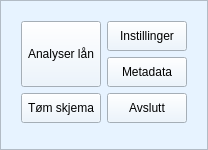
             <widget class="QFrame" name="frame_buttons_and_logo">
              <property name="sizePolicy">
               <sizepolicy hsizetype="Fixed" vsizetype="Preferred">
                <horstretch>0</horstretch>
                <verstretch>0</verstretch>
               </sizepolicy>
              </property>
              <property name="maximumSize">
               <size>
                <width>762</width>
                <height>16777215</height>
               </size>
              </property>
              <property name="palette">
               <palette>
                <active>
                 <colorrole role="WindowText">
                  <brush brushstyle="SolidPattern">
                   <color alpha="255">
                    <red>0</red>
                    <green>0</green>
                    <blue>0</blue>
                   </color>
                  </brush>
                 </colorrole>
                 <colorrole role="Button">
                  <brush brushstyle="SolidPattern">
                   <color alpha="255">
                    <red>231</red>
                    <green>243</green>
                    <blue>255</blue>
                   </color>
                  </brush>
                 </colorrole>
                 <colorrole role="Light">
                  <brush brushstyle="SolidPattern">
                   <color alpha="255">
                    <red>255</red>
                    <green>255</green>
                    <blue>255</blue>
                   </color>
                  </brush>
                 </colorrole>
                 <colorrole role="Midlight">
                  <brush brushstyle="SolidPattern">
                   <color alpha="255">
                    <red>243</red>
                    <green>249</green>
                    <blue>255</blue>
                   </color>
                  </brush>
                 </colorrole>
                 <colorrole role="Dark">
                  <brush brushstyle="SolidPattern">
                   <color alpha="255">
                    <red>115</red>
                    <green>121</green>
                    <blue>127</blue>
                   </color>
                  </brush>
                 </colorrole>
                 <colorrole role="Mid">
                  <brush brushstyle="SolidPattern">
                   <color alpha="255">
                    <red>154</red>
                    <green>162</green>
                    <blue>170</blue>
                   </color>
                  </brush>
                 </colorrole>
                 <colorrole role="Text">
                  <brush brushstyle="SolidPattern">
                   <color alpha="255">
                    <red>0</red>
                    <green>0</green>
                    <blue>0</blue>
                   </color>
                  </brush>
                 </colorrole>
                 <colorrole role="BrightText">
                  <brush brushstyle="SolidPattern">
                   <color alpha="255">
                    <red>255</red>
                    <green>255</green>
                    <blue>255</blue>
                   </color>
                  </brush>
                 </colorrole>
                 <colorrole role="ButtonText">
                  <brush brushstyle="SolidPattern">
                   <color alpha="255">
                    <red>0</red>
                    <green>0</green>
                    <blue>0</blue>
                   </color>
                  </brush>
                 </colorrole>
                 <colorrole role="Base">
                  <brush brushstyle="SolidPattern">
                   <color alpha="255">
                    <red>255</red>
                    <green>255</green>
                    <blue>255</blue>
                   </color>
                  </brush>
                 </colorrole>
                 <colorrole role="Window">
                  <brush brushstyle="SolidPattern">
                   <color alpha="255">
                    <red>231</red>
                    <green>243</green>
                    <blue>255</blue>
                   </color>
                  </brush>
                 </colorrole>
                 <colorrole role="Shadow">
                  <brush brushstyle="SolidPattern">
                   <color alpha="255">
                    <red>0</red>
                    <green>0</green>
                    <blue>0</blue>
                   </color>
                  </brush>
                 </colorrole>
                 <colorrole role="AlternateBase">
                  <brush brushstyle="SolidPattern">
                   <color alpha="255">
                    <red>243</red>
                    <green>249</green>
                    <blue>255</blue>
                   </color>
                  </brush>
                 </colorrole>
                 <colorrole role="ToolTipBase">
                  <brush brushstyle="SolidPattern">
                   <color alpha="255">
                    <red>255</red>
                    <green>255</green>
                    <blue>220</blue>
                   </color>
                  </brush>
                 </colorrole>
                 <colorrole role="ToolTipText">
                  <brush brushstyle="SolidPattern">
                   <color alpha="255">
                    <red>0</red>
                    <green>0</green>
                    <blue>0</blue>
                   </color>
                  </brush>
                 </colorrole>
                </active>
                <inactive>
                 <colorrole role="WindowText">
                  <brush brushstyle="SolidPattern">
                   <color alpha="255">
                    <red>0</red>
                    <green>0</green>
                    <blue>0</blue>
                   </color>
                  </brush>
                 </colorrole>
                 <colorrole role="Button">
                  <brush brushstyle="SolidPattern">
                   <color alpha="255">
                    <red>231</red>
                    <green>243</green>
                    <blue>255</blue>
                   </color>
                  </brush>
                 </colorrole>
                 <colorrole role="Light">
                  <brush brushstyle="SolidPattern">
                   <color alpha="255">
                    <red>255</red>
                    <green>255</green>
                    <blue>255</blue>
                   </color>
                  </brush>
                 </colorrole>
                 <colorrole role="Midlight">
                  <brush brushstyle="SolidPattern">
                   <color alpha="255">
                    <red>243</red>
                    <green>249</green>
                    <blue>255</blue>
                   </color>
                  </brush>
                 </colorrole>
                 <colorrole role="Dark">
                  <brush brushstyle="SolidPattern">
                   <color alpha="255">
                    <red>115</red>
                    <green>121</green>
                    <blue>127</blue>
                   </color>
                  </brush>
                 </colorrole>
                 <colorrole role="Mid">
                  <brush brushstyle="SolidPattern">
                   <color alpha="255">
                    <red>154</red>
                    <green>162</green>
                    <blue>170</blue>
                   </color>
                  </brush>
                 </colorrole>
                 <colorrole role="Text">
                  <brush brushstyle="SolidPattern">
                   <color alpha="255">
                    <red>0</red>
                    <green>0</green>
                    <blue>0</blue>
                   </color>
                  </brush>
                 </colorrole>
                 <colorrole role="BrightText">
                  <brush brushstyle="SolidPattern">
                   <color alpha="255">
                    <red>255</red>
                    <green>255</green>
                    <blue>255</blue>
                   </color>
                  </brush>
                 </colorrole>
                 <colorrole role="ButtonText">
                  <brush brushstyle="SolidPattern">
                   <color alpha="255">
                    <red>0</red>
                    <green>0</green>
                    <blue>0</blue>
                   </color>
                  </brush>
                 </colorrole>
                 <colorrole role="Base">
                  <brush brushstyle="SolidPattern">
                   <color alpha="255">
                    <red>255</red>
                    <green>255</green>
                    <blue>255</blue>
                   </color>
                  </brush>
                 </colorrole>
                 <colorrole role="Window">
                  <brush brushstyle="SolidPattern">
                   <color alpha="255">
                    <red>231</red>
                    <green>243</green>
                    <blue>255</blue>
                   </color>
                  </brush>
                 </colorrole>
                 <colorrole role="Shadow">
                  <brush brushstyle="SolidPattern">
                   <color alpha="255">
                    <red>0</red>
                    <green>0</green>
                    <blue>0</blue>
                   </color>
                  </brush>
                 </colorrole>
                 <colorrole role="AlternateBase">
                  <brush brushstyle="SolidPattern">
                   <color alpha="255">
                    <red>243</red>
                    <green>249</green>
                    <blue>255</blue>
                   </color>
                  </brush>
                 </colorrole>
                 <colorrole role="ToolTipBase">
                  <brush brushstyle="SolidPattern">
                   <color alpha="255">
                    <red>255</red>
                    <green>255</green>
                    <blue>220</blue>
                   </color>
                  </brush>
                 </colorrole>
                 <colorrole role="ToolTipText">
                  <brush brushstyle="SolidPattern">
                   <color alpha="255">
                    <red>0</red>
                    <green>0</green>
                    <blue>0</blue>
                   </color>
                  </brush>
                 </colorrole>
                </inactive>
                <disabled>
                 <colorrole role="WindowText">
                  <brush brushstyle="SolidPattern">
                   <color alpha="255">
                    <red>115</red>
                    <green>121</green>
                    <blue>127</blue>
                   </color>
                  </brush>
                 </colorrole>
                 <colorrole role="Button">
                  <brush brushstyle="SolidPattern">
                   <color alpha="255">
                    <red>231</red>
                    <green>243</green>
                    <blue>255</blue>
                   </color>
                  </brush>
                 </colorrole>
                 <colorrole role="Light">
                  <brush brushstyle="SolidPattern">
                   <color alpha="255">
                    <red>255</red>
                    <green>255</green>
                    <blue>255</blue>
                   </color>
                  </brush>
                 </colorrole>
                 <colorrole role="Midlight">
                  <brush brushstyle="SolidPattern">
                   <color alpha="255">
                    <red>243</red>
                    <green>249</green>
                    <blue>255</blue>
                   </color>
                  </brush>
                 </colorrole>
                 <colorrole role="Dark">
                  <brush brushstyle="SolidPattern">
                   <color alpha="255">
                    <red>115</red>
                    <green>121</green>
                    <blue>127</blue>
                   </color>
                  </brush>
                 </colorrole>
                 <colorrole role="Mid">
                  <brush brushstyle="SolidPattern">
                   <color alpha="255">
                    <red>154</red>
                    <green>162</green>
                    <blue>170</blue>
                   </color>
                  </brush>
                 </colorrole>
                 <colorrole role="Text">
                  <brush brushstyle="SolidPattern">
                   <color alpha="255">
                    <red>115</red>
                    <green>121</green>
                    <blue>127</blue>
                   </color>
                  </brush>
                 </colorrole>
                 <colorrole role="BrightText">
                  <brush brushstyle="SolidPattern">
                   <color alpha="255">
                    <red>255</red>
                    <green>255</green>
                    <blue>255</blue>
                   </color>
                  </brush>
                 </colorrole>
                 <colorrole role="ButtonText">
                  <brush brushstyle="SolidPattern">
                   <color alpha="255">
                    <red>115</red>
                    <green>121</green>
                    <blue>127</blue>
                   </color>
                  </brush>
                 </colorrole>
                 <colorrole role="Base">
                  <brush brushstyle="SolidPattern">
                   <color alpha="255">
                    <red>231</red>
                    <green>243</green>
                    <blue>255</blue>
                   </color>
                  </brush>
                 </colorrole>
                 <colorrole role="Window">
                  <brush brushstyle="SolidPattern">
                   <color alpha="255">
                    <red>231</red>
                    <green>243</green>
                    <blue>255</blue>
                   </color>
                  </brush>
                 </colorrole>
                 <colorrole role="Shadow">
                  <brush brushstyle="SolidPattern">
                   <color alpha="255">
                    <red>0</red>
                    <green>0</green>
                    <blue>0</blue>
                   </color>
                  </brush>
                 </colorrole>
                 <colorrole role="AlternateBase">
                  <brush brushstyle="SolidPattern">
                   <color alpha="255">
                    <red>231</red>
                    <green>243</green>
                    <blue>255</blue>
                   </color>
                  </brush>
                 </colorrole>
                 <colorrole role="ToolTipBase">
                  <brush brushstyle="SolidPattern">
                   <color alpha="255">
                    <red>255</red>
                    <green>255</green>
                    <blue>220</blue>
                   </color>
                  </brush>
                 </colorrole>
                 <colorrole role="ToolTipText">
                  <brush brushstyle="SolidPattern">
                   <color alpha="255">
                    <red>0</red>
                    <green>0</green>
                    <blue>0</blue>
                   </color>
                  </brush>
                 </colorrole>
                </disabled>
               </palette>
              </property>
              <property name="autoFillBackground">
               <bool>true</bool>
              </property>
              <property name="frameShape">
               <enum>QFrame::StyledPanel</enum>
              </property>
              <property name="frameShadow">
               <enum>QFrame::Plain</enum>
              </property>
              <layout class="QGridLayout" name="gridLayout_6">
               <item row="0" column="0">
                <widget class="QFrame" name="frame_buttons">
                 <property name="sizePolicy">
                  <sizepolicy hsizetype="Preferred" vsizetype="Fixed">
                   <horstretch>0</horstretch>
                   <verstretch>0</verstretch>
                  </sizepolicy>
                 </property>
                 <property name="frameShape">
                  <enum>QFrame::NoFrame</enum>
                 </property>
                 <property name="frameShadow">
                  <enum>QFrame::Raised</enum>
                 </property>
                 <layout class="QGridLayout" name="gridLayout_2">
                  <item row="0" column="0" rowspan="2">
                   <widget class="QPushButton" name="push_button_analyse">
                    <property name="sizePolicy">
                     <sizepolicy hsizetype="Expanding" vsizetype="Expanding">
                      <horstretch>0</horstretch>
                      <verstretch>0</verstretch>
                     </sizepolicy>
                    </property>
                    <property name="minimumSize">
                     <size>
                      <width>0</width>
                      <height>0</height>
                     </size>
                    </property>
                    <property name="text">
                     <string>Analyser lån</string>
                    </property>
                    <property name="icon">
                     <iconset resource="../../images/img.qrc">
                      <normaloff>:/img/analyze.svg</normaloff>:/img/analyze.svg</iconset>
                    </property>
                    <property name="iconSize">
                     <size>
                      <width>45</width>
                      <height>45</height>
                     </size>
                    </property>
                   </widget>
                  </item>
                  <item row="2" column="0">
                   <widget class="QPushButton" name="push_button_tom_skjema">
                    <property name="sizePolicy">
                     <sizepolicy hsizetype="Expanding" vsizetype="Expanding">
                      <horstretch>0</horstretch>
                      <verstretch>0</verstretch>
                     </sizepolicy>
                    </property>
                    <property name="minimumSize">
                     <size>
                      <width>0</width>
                      <height>30</height>
                     </size>
                    </property>
                    <property name="text">
                     <string>Tøm skjema</string>
                    </property>
                    <property name="icon">
                     <iconset resource="../../images/img.qrc">
                      <normaloff>:/img/erase.svg</normaloff>:/img/erase.svg</iconset>
                    </property>
                   </widget>
                  </item>
                  <item row="0" column="1">
                   <widget class="QPushButton" name="push_button_instillinger">
                    <property name="sizePolicy">
                     <sizepolicy hsizetype="Expanding" vsizetype="Expanding">
                      <horstretch>0</horstretch>
                      <verstretch>0</verstretch>
                     </sizepolicy>
                    </property>
                    <property name="minimumSize">
                     <size>
                      <width>0</width>
                      <height>30</height>
                     </size>
                    </property>
                    <property name="text">
                     <string>Instillinger</string>
                    </property>
                    <property name="icon">
                     <iconset resource="../../images/img.qrc">
                      <normaloff>:/img/settings.svg</normaloff>:/img/settings.svg</iconset>
                    </property>
                   </widget>
                  </item>
                  <item row="1" column="1">
                   <widget class="QPushButton" name="push_button_home_meta_data">
                    <property name="minimumSize">
                     <size>
                      <width>0</width>
                      <height>30</height>
                     </size>
                    </property>
                    <property name="text">
                     <string>Metadata</string>
                    </property>
                    <property name="icon">
                     <iconset resource="../../images/img.qrc">
                      <normaloff>:/img/meta.svg</normaloff>:/img/meta.svg</iconset>
                    </property>
                   </widget>
                  </item>
                  <item row="2" column="1">
                   <widget class="QPushButton" name="push_button_avslutt">
                    <property name="sizePolicy">
                     <sizepolicy hsizetype="Expanding" vsizetype="Expanding">
                      <horstretch>0</horstretch>
                      <verstretch>0</verstretch>
                     </sizepolicy>
                    </property>
                    <property name="minimumSize">
                     <size>
                      <width>0</width>
                      <height>30</height>
                     </size>
                    </property>
                    <property name="text">
                     <string>Avslutt</string>
                    </property>
                    <property name="icon">
                     <iconset resource="../../images/img.qrc">
                      <normaloff>:/img/quit.svg</normaloff>:/img/quit.svg</iconset>
                    </property>
                   </widget>
                  </item>
                 </layout>
                </widget>
               </item>
               <item row="1" column="0">
                <widget class="QFrame" name="frame_annonse_white_space_4">
                 <property name="sizePolicy">
                  <sizepolicy hsizetype="Preferred" vsizetype="Preferred">
                   <horstretch>0</horstretch>
                   <verstretch>0</verstretch>
                  </sizepolicy>
                 </property>
                 <property name="frameShape">
                  <enum>QFrame::NoFrame</enum>
                 </property>
                 <property name="frameShadow">
                  <enum>QFrame::Plain</enum>
                 </property>
                </widget>
               </item>
              </layout>
             </widget>
